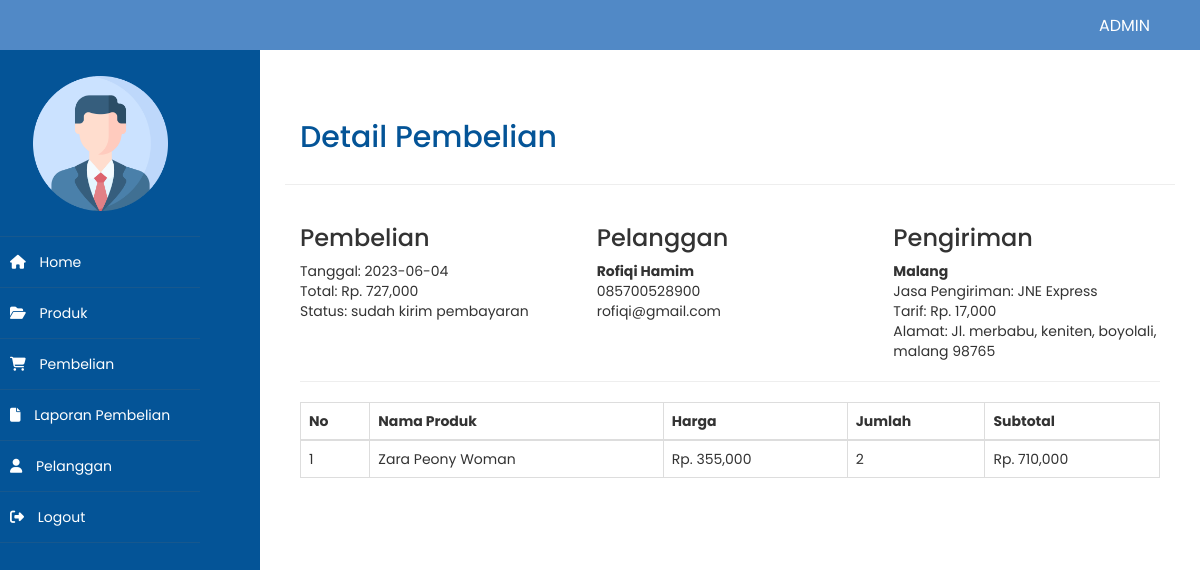
/parfum_shop/admin/index.php?halaman=detail&id=3 (signed in), run on an earlier commit of the app's database.
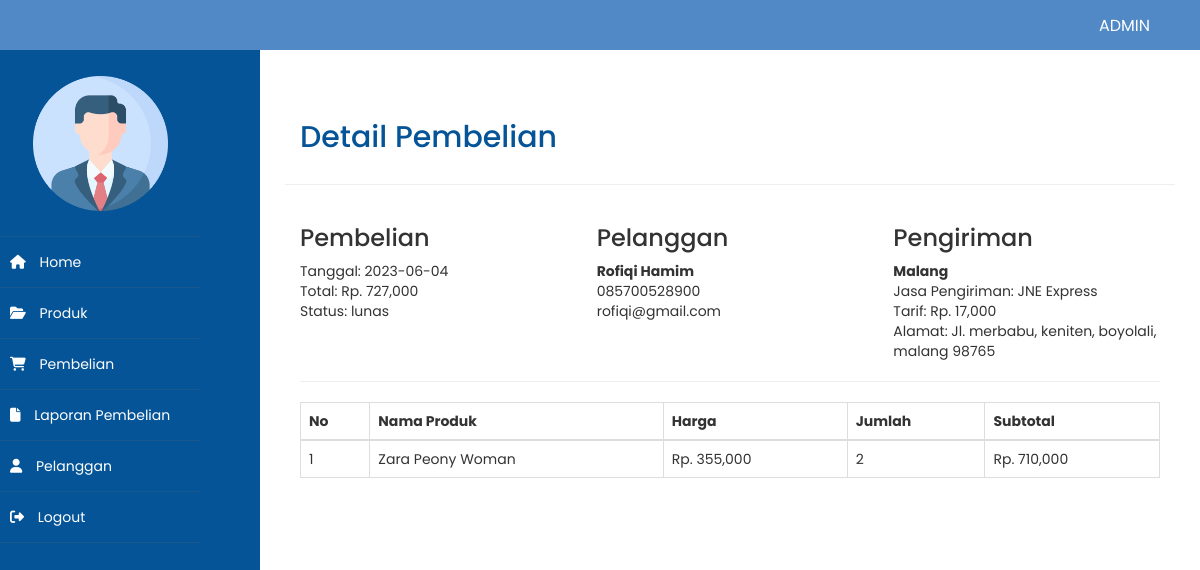
And on a later commit of the database.
### tables this page shows
CREATE TABLE `pembelian` (
  `id_pembelian` int(11) NOT NULL,
  `id_pelangganbeli` int(11) NOT NULL,
  `id_ongkir` int(11) NOT NULL,
  `id_jasa` int(11) NOT NULL,
  `tanggal_pembelian` date NOT NULL,
  `total_pembelian` int(11) NOT NULL,
  `nama_kota` varchar(100) NOT NULL,
  `tarif` int(11) NOT NULL,
  `alamat_pengiriman` text NOT NULL,
  `nama_jasa` varchar(100) NOT NULL,
  `status_pembelian` varchar(100) NOT NULL DEFAULT 'pending',
  `resi_pengiriman` varchar(100) NOT NULL
);

CREATE TABLE `pelanggan` (
  `id_pelanggan` int(11) NOT NULL,
  `email_pelanggan` varchar(100) NOT NULL,
  `password_pelanggan` varchar(50) NOT NULL,
  `nama_pelanggan` varchar(100) NOT NULL,
  `telp_pelanggan` varchar(25) NOT NULL,
  `alamat_pelanggan` text NOT NULL
);

### parfum_shop/admin/detail.php (the view, shortened to what this page needs)
<head>
</head>
<h2>Detail Pembelian</h2>
<?php
$ambl = $kn->query("SELECT * FROM pembelian JOIN pelanggan ON pembelian.id_pelangganbeli=pelanggan.id_pelanggan WHERE pembelian.id_pembelian='$_GET[id]'");
$detail = $ambl->fetch_assoc();
?>
<div class="row">
    <hr>
    <div class="col-md-4">
        <h3>Pembelian</h3>
           Tanggal: <?php echo $detail['tanggal_pembelian']; ?> <br>
           Total: Rp. <?php echo number_format ($detail['total_pembelian']); ?> <br>
           Status: <?php echo $detail["status_pembelian"]; ?>
    </div>
    <div class="col-md-4">
        <h3>Pelanggan</h3>
        <strong><?php echo $detail['nama_pelanggan']; ?></strong> <br>
           <?php echo $detail['telp_pelanggan']; ?> <br>
           <?php echo $detail['email_pelanggan']; ?>
    </div>
    <div class="col-md-4">
        <h3>Pengiriman</h3>
        <strong><?php echo $detail['nama_kota'] ?></strong><br>
        Jasa Pengiriman: <?php echo $detail['nama_jasa'] ?><br>
        Tarif: Rp. <?php echo number_format($detail['tarif']); ?><br>
        Alamat: <?php echo $detail['alamat_pengiriman']; ?>
    </div>
</div>
<hr>
<table id="op" class="table table-bordered">
    <thead>
        <tr>
            <th>No</th>
            <th>Nama Produk</th>
            <th>Harga</th>
            <th>Jumlah</th>
            <th>Subtotal</th>
        </tr>
    </thead>
    <tbody>
        <?php $nmr=1; ?>
        <?php $ambl=$kn->query("SELECT * FROM pembelian_product JOIN product ON pembelian_product.id_product=product.id_product WHERE pembelian_product.id_pembelian='$_GET[id]'"); ?>
        <?php while($pch=$ambl->fetch_assoc()){ ?>
        <tr>
            <td><?php echo $nmr; ?></td>
            <td><?php echo $pch['nama_product']; ?></td>
            <td>Rp. <?php echo number_format ($pch['harga_product']); ?></td>
            <td><?php echo $pch['jumlah']; ?></td>
            <td>
               Rp. <?php echo number_format ($pch['harga_product']*$pch['jumlah']); ?>
            </td>
        </tr>
        <?php $nmr++; ?>
        <?php } ?>
    </tbody>
</table>

What changed in the data, as far as the page shows it:
changed pembelian "Malang": status_pembelian "sudah kirim pembayaran" → "lunas"
